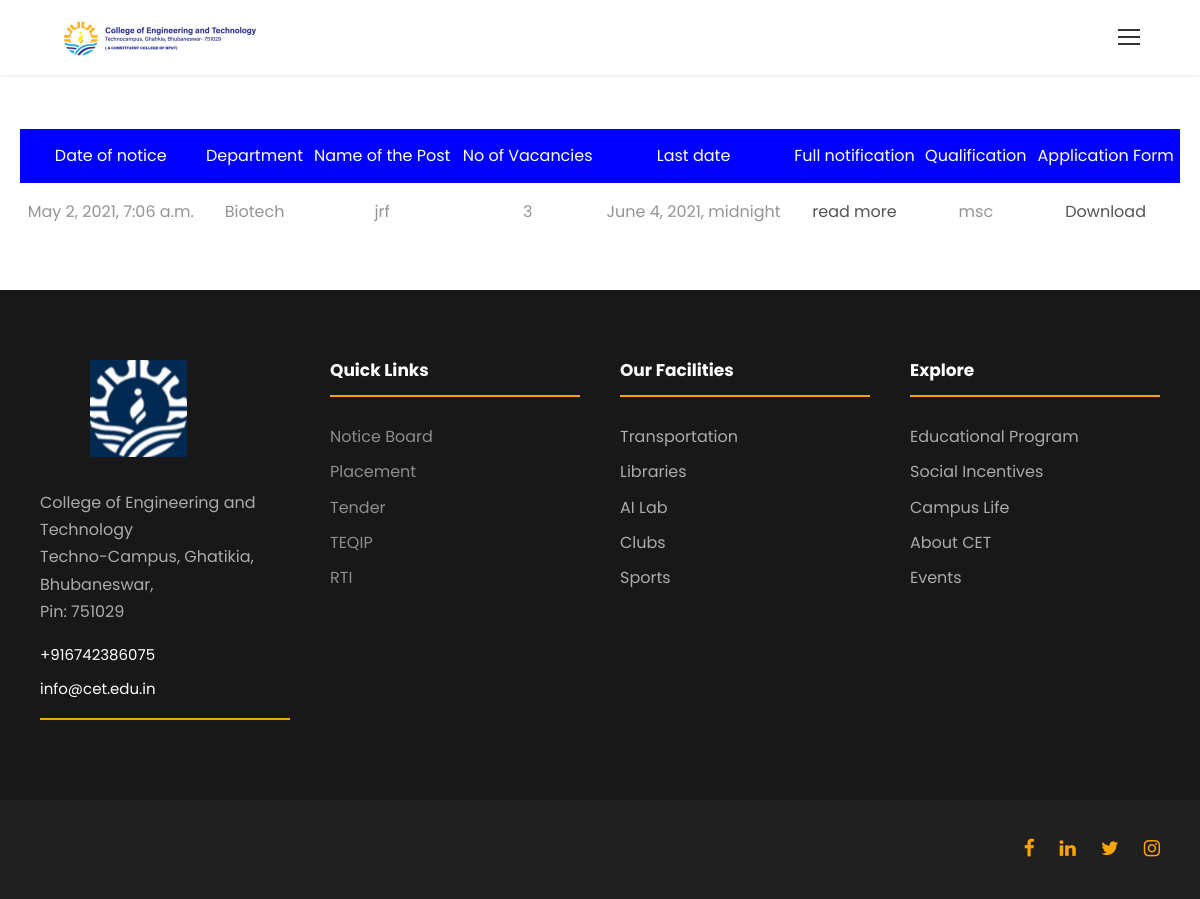
Page /career on the committed database.
### my_app/models.py (models this page shows, shortened)
class careerdb(models.Model):
    career_id = models.AutoField(primary_key=True)
    career_department = models.CharField(default="", max_length=200)
    name_of_the_post = models.CharField(default="", max_length=200)
    no_of_vacancies= models.CharField(default="", max_length=200)
    last_date = models.DateTimeField(blank=True, null=True)
    dt_of_notice=models.DateTimeField(auto_now_add=True,blank=True, null=True)
    full_notification = models.FileField(upload_to='career/', blank=True, null=True)
    qualification =models.CharField(default="", max_length=1000)
    application_form =models.FileField(upload_to='career/', blank=True, null=True)

### my_app/views.py (the view)
# urls.py: path("career", views.career, name="career"),
def career(request):
    n = careerdb.objects.order_by('career_id')
    return render(request, 'career.html',{'n':n})

### templates/career.html
{% extends "base.html" %}
{% load static %}
{% block body %}
<br>
            <br>
                                <div class="gdlr-core-pbf-element">
                                                <div class="gdlr-core-text-box-item gdlr-core-item-pdlr gdlr-core-item-pdb gdlr-core-left-align">
                                                    <div class="gdlr-core-text-box-item-content" style="text-transform: none ;">
                                                        <div style="overflow-x: auto;">
                                                            <table style="min-width: 835px;">
                                                                <tbody>
{% for i in n %}
<tr>
    <th>Date of notice</th>
    <th>Department</th>
    <th>Name of the Post</th>
    <th>No of Vacancies</th>
    <th>Last date</th>
    <th>Full notification</th>
    <th>Qualification</th>
    <th>Application Form</th>
</tr>
                                                                    <tr>
                                                                        <td>{{i.dt_of_notice}}</td>
                                                                        <td>{{i.career_department}}</td>
                                                                        <td>{{i.name_of_the_post}}</td>
                                                                        <td>{{i.no_of_vacancies}}</td>
                                                                        <td>{{i.last_date}}</td>
                                                                        <td><a href="{{i.full_notification.url}}"  download> read more</a></td>
                                                                        <td>{{i.qualification}}</td>
                                                                        <td><a href="{{i.application_form.url}}" > Download</a></td>
                                                                    </tr>
{% endfor %}
                                                                </tbody>
                                                            </table>
                                                        </div>
                                                    </div>
                                                </div>
                                            </div>
{% endblock %}

### rows in the picture
careerdb: dt_of_notice "May 2, 2021, 7:06 a.m.", career_department "Biotech", name_of_the_post "jrf", no_of_vacancies "3", last_date "June 4, 2021, midnight", qualification "msc"
